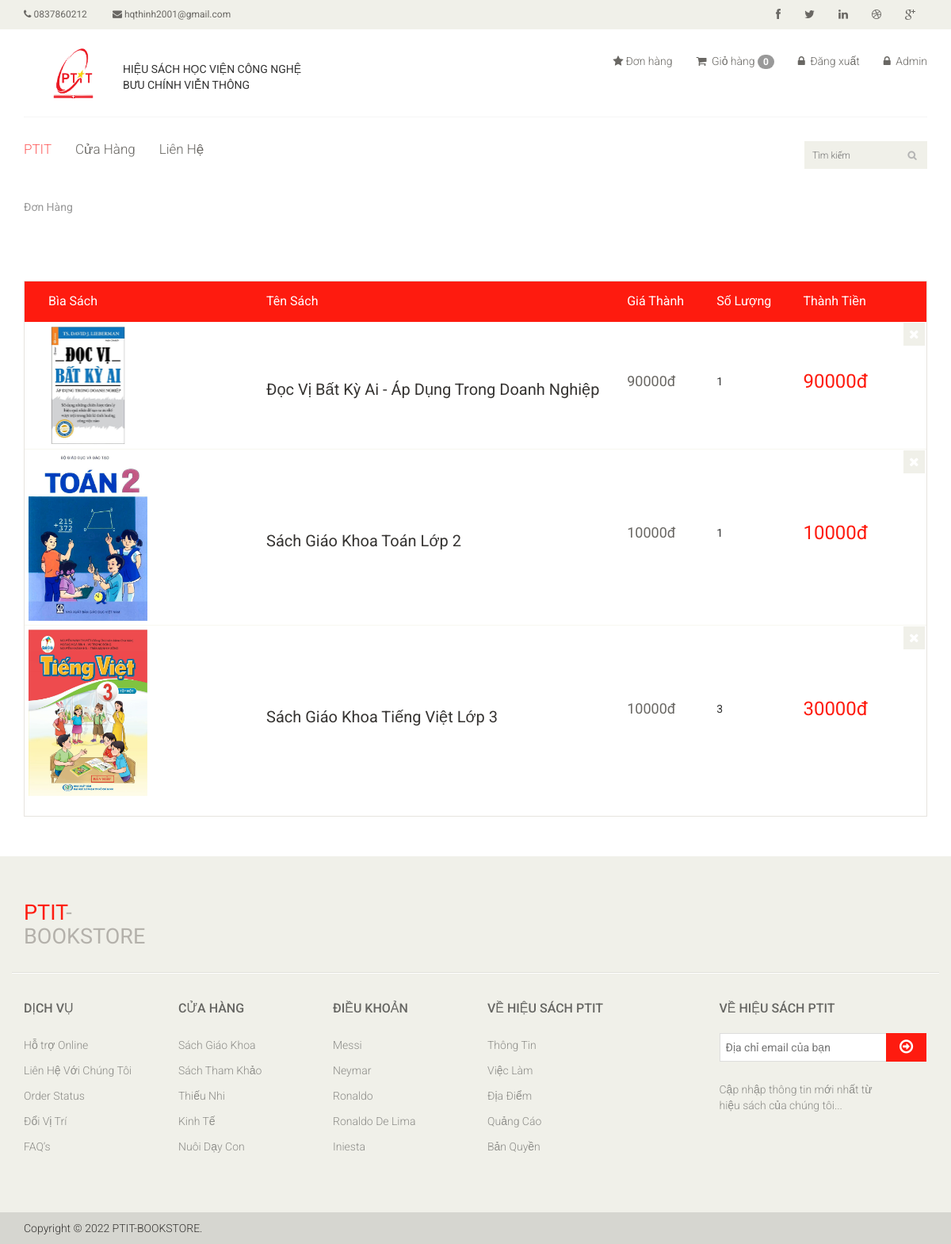
Page /order/ (signed in) on the committed database.
### app/models.py (models this page shows, shortened)
class Order(models.Model):
    image = models.ImageField(upload_to='ecommerce/order/image')
    product = models.CharField(max_length=1000, default='')
    user = models.ForeignKey(User, on_delete=models.CASCADE)
    quantity = models.CharField(max_length=5)
    price = models.IntegerField()
    total = models.CharField(max_length=1000, default='')
    address = models.TextField()
    phone = models.CharField(max_length=12)
    date = models.DateField(default=datetime.datetime.today)

### E_shop/views.py (the view)
# urls.py: path('order/', views.Your_Order, name='order'),
@login_required(login_url="/accounts/login/")
def Your_Order(request):
    uid = request.session.get('_auth_user_id')
    user = User.objects.get(pk=uid)
    order = Order.objects.filter(user=user)
    context = {
        'order': order,
    }
    return render(request, 'order.html', context)

### templates/order.html
{% extends 'master.html' %}
{% block body %}
<section id="cart_items">
		<div class="container">
			<div class="breadcrumbs">
				<ol class="breadcrumb">
				  <li class="active">Đơn Hàng</li>
				</ol>
			</div>
			<div class="table-responsive cart_info">
				<table class="table table-condensed">
					<thead>
						<tr class="cart_menu">
							<td class="image">Bìa Sách</td>
							<td class="description">Tên Sách</td>
							<td class="price">Giá Thành</td>
							<td class="quantity">Số Lượng</td>
							<td class="total">Thành Tiền</td>
							<td></td>
						</tr>
					</thead>
					<tbody>
					{% for i in order %}
						<tr>
							<td class="cart_product" style="width: 300px">
								<a href=""><img style="width: 150px" src="{{i.image}}" alt=""></a>
							</td>
							<td class="cart_description" style="width: 40%; ">
								<h4><a href="">{{i.product}}</a></h4>
							</td>
							<td class="cart_price">
								<p>{{i.price}}đ</p>
							</td>
							<td class="cart_quantity">
								<div class="cart_quantity_button">
									<p>{{i.quantity}}</p>
								</div>
							</td>
							<td class="cart_total">
								<p class="cart_total_price">{{i.total}}đ</p>
							</td>
							<td class="cart_delete">
								<a class="cart_quantity_delete" href=""><i class="fa fa-times"></i></a>
							</td>
						</tr>
						{% endfor %}
					</tbody>
				</table>
			</div>
		</div>
	</section>
{% endblock%}

### static/css/main.css (style rules this page uses)
body { font-family: 'Roboto', sans-serif; background:; position: relative; font-weight:400px; }
a { -webkit-transition: 300ms; -moz-transition: 300ms; -o-transition: 300ms; transition: 300ms; }
h1, h2, h3, h4, h5, h6 { font-family: 'Roboto', sans-serif; }
.breadcrumbs { position: relative; }
.breadcrumbs .breadcrumb { background:transparent; margin-bottom: 75px; padding-left: 0; }
#cart_items .cart_info { border: 1px solid #E6E4DF; margin-bottom: 50px }
#cart_items .cart_info .cart_menu { background: #fe1b0f; color: #fff; font-size: 16px; font-family: 'Roboto', sans-serif; font-weight: normal; }
#cart_items .cart_info .table.table-condensed thead tr { height: 51px; }
#cart_items .cart_info .table.table-condensed tr { border-bottom: 1px solid#F7F7F0 }
#cart_items .cart_info .table.table-condensed tr:last-child { border-bottom: 0 }
.cart_info table tr td { border-top: 0 none; vertical-align: inherit; }
#cart_items .cart_info .image { padding-left: 30px; }
#cart_items .cart_info .cart_description h4 { margin-bottom: 0 }
#cart_items .cart_info .cart_description h4 a { color: #363432; font-family: 'Roboto',sans-serif; font-size: 20px; font-weight: normal; }
#cart_items .cart_info .cart_price p { color:#696763; font-size: 18px }
#cart_items .cart_info .cart_total_price { color: #fe1b0f; font-size: 24px; }
.cart_product { margin: 15px -70px 10px 25px; }
.cart_delete { display: block; margin-right: -12px; overflow: hidden; }
.cart_delete a { background:#F0F0E9; color: #FFFFFF; padding: 5px 7px; font-size: 16px }

### rows in the picture
Order: image (picture), product "Đọc Vị Bất Kỳ Ai - Áp Dụng Trong Doanh Nghiệp", price "90000", quantity "1", total "90000"
Order: image (picture), product "Sách Giáo Khoa Toán Lớp 2", price "10000", quantity "1", total "10000"
Order: image (picture), product "Sách Giáo Khoa Tiếng Việt Lớp 3", price "10000", quantity "3", total "30000"

### other values in the picture
{{ request.session.cart|length }} "0"
